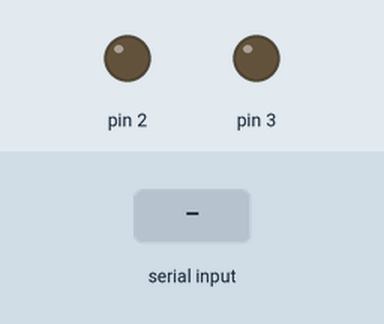
Simulated run of this sketch. Board: Arduino Uno, built with avr-gcc and run on an emulated ATmega328P. On the bench: output pins drawn as LEDs (lit = HIGH). Inputs (shaded band) come from the test bench.

Above: at 1.2 s.
1.3 s: "90,45\n" received over Serial
At 2.6 s:
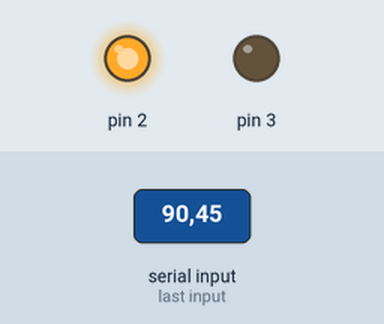
3.8 s: "30,150\n" received over Serial
At 4.6 s:
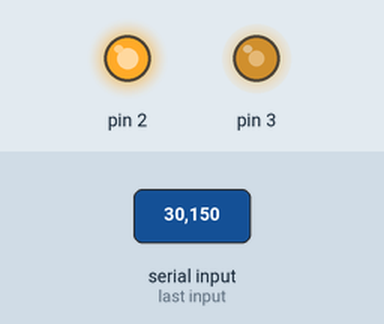
6.3 s: "200\n" received over Serial
At 6.8 s:
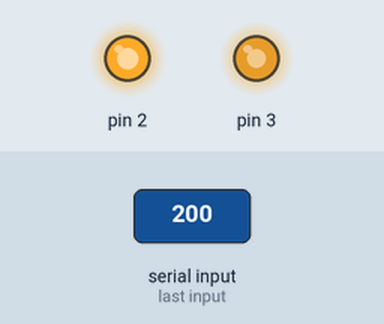
Timing chart, 0 to 9.3 s (numbered marks = the images above; inputs shaded):
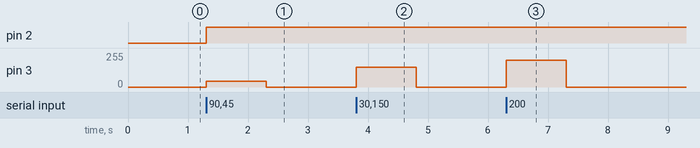

Measured:
- after the input at 1.3 s, pin 2: LOW → HIGH at once; pin 3: 0/255 → 45/255 at once, → 0/255 1.0 s later
- after the input at 3.8 s, pin 3: 0/255 → 150/255 at once, → 0/255 1.0 s later
- after the input at 6.3 s, pin 3: 0/255 → 200/255 at once, → 0/255 1.0 s later

The sketch:

serialDemo.ino
```cpp
byte pixelIndex = 0;

void setup() {
  Serial.begin(9600);
  pinMode(2, OUTPUT);
  pinMode(3, OUTPUT);
}

void loop() {
  if(Serial.available()){
    pixelIndex = Serial.parseInt();
    digitalWrite(2, HIGH);
    analogWrite(3, pixelIndex);
  }
}
```
